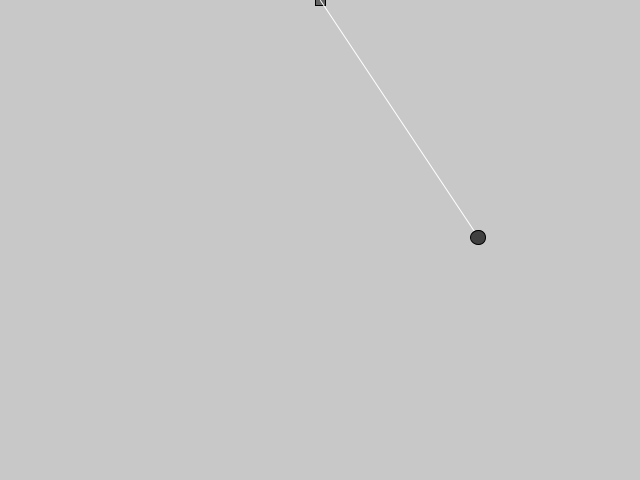
Frame 1 (no input)
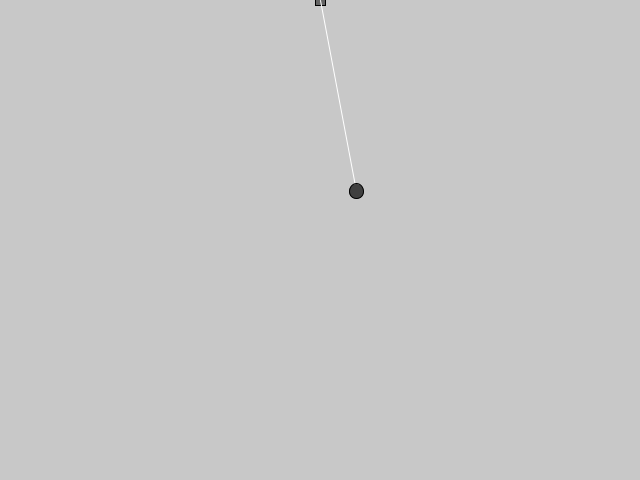
Frame 60 (the mouse pressed at the canvas centre just before this capture)
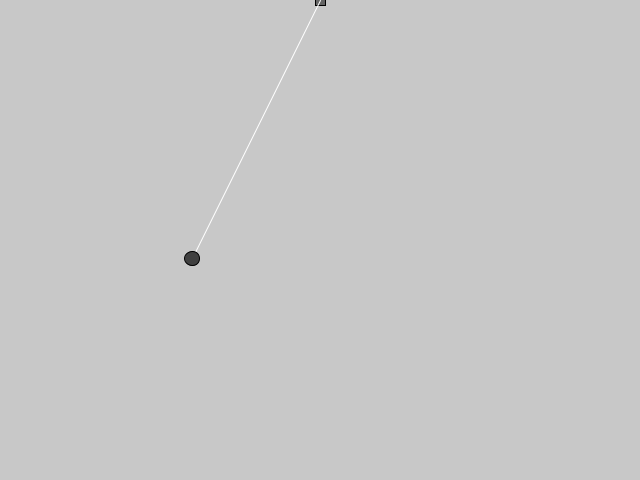
Frame 120 (the mouse held since frame 60 and released just before this capture)

The Processing sketch that drew these frames (run headless with seeded random() and noise(); from frame 60 on, the mouse is pressed at the canvas centre):

// Processing sketch: SpringForces
// ── SpringForces.pde
final float G = 0.1;
Bob bob;
Spring spring;
PVector gravity;
float rest;
float k;
float rate;
void setup(){
    size(640, 480);
    smooth();
    
    rest = height/2;
    k = 0.1;
    rate = 0.5;
    bob = new Bob(width * 0.75, height/2);
    spring = new Spring(rest, k, rate);

    gravity = new PVector(0, G * bob.mass);
}


void draw(){
    background(200);

    bob.applyForce(gravity);

    spring.connect(bob);
    spring.constrainLength(bob);

    bob.update();
    spring.display();
    spring.displayLine(bob);
    bob.display();
}

void keyReleased(){

    if('r' == key){

        bob = new Bob(width * 0.75, height/2);
        spring = new Spring(rest, k, rate);

        return;
    }

    if(CODED == key){
        if(UP == keyCode){
            rest -= 10;
        }else if(DOWN == keyCode){
            rest += 10;
        }


        if(LEFT == keyCode){
            if(k > 0.2){
                k -= 0.1; 
            }
        }else if(RIGHT == keyCode){
            k += 0.1;
        }

    }

    if('w' == key){
        if(rate > 0.11)
            rate -= 0.1;
    }else if('s' == key){
        rate += 0.1;
    }

    println("rest:"+rest+", k:"+k+", rate:"+rate);
}

// ── Bob.pde
class Bob{
    PVector location;
    PVector velocity;
    PVector acceleration;

    float mass;

    Bob(float x, float y){
        location = new PVector(x, y);
        velocity = new PVector(0,0);
        acceleration = new PVector(0, 0);
        mass = random(0.5, 2);
    }

    void update(){

        velocity.add(acceleration);
        location.add(velocity);
       
        acceleration.mult(0);
    }

    void display(){


        stroke(0);
        fill(64);

        ellipse(location.x, location.y, mass * 10, mass * 10);
    }

    void applyForce(PVector force){
        PVector f = PVector.div(force, mass);
        acceleration.add(f);
    }

}

// ── Spring.pde
class Spring{
    PVector ancher;
    float restLength;
    float k;
    float maxLength;
    float minLength;

    Spring(float rest, float k, float stretchRate){
        ancher = new PVector(width/2, 0);
        restLength = rest;
        this.k = k;
        maxLength = restLength * (1.0 + stretchRate);
        minLength = restLength * (1.0 - stretchRate);
    }

    void connect(Bob b){
        PVector force = PVector.sub(b.location, ancher);

        float d = force.mag();
        float stretch = d - restLength;

        force.normalize();
        force.mult(-1 * k * stretch);

        b.applyForce(force);
    }

    void constrainLength(Bob b){
        PVector dir = PVector.sub(b.location, ancher);
        float d = dir.mag();

        if(d < minLength){
            dir.normalize();
            dir.mult(minLength);
            
            //this is a hack
            b.location = PVector.add(ancher, dir);

            //this means a shock stop the bob
            b.velocity.mult(0);
        }else if(d > maxLength){
            dir.normalize();
            dir.mult(maxLength);
            b.location = PVector.add(ancher, dir);
            b.velocity.mult(0);
        }
    }

    void display(){
        fill(100);
        rectMode(CENTER);
        rect(ancher.x, ancher.y, 10, 10);
    }

    void displayLine(Bob b){
        stroke(255);
        line(ancher.x, ancher.y, b.location.x, b.location.y);
    }

}
